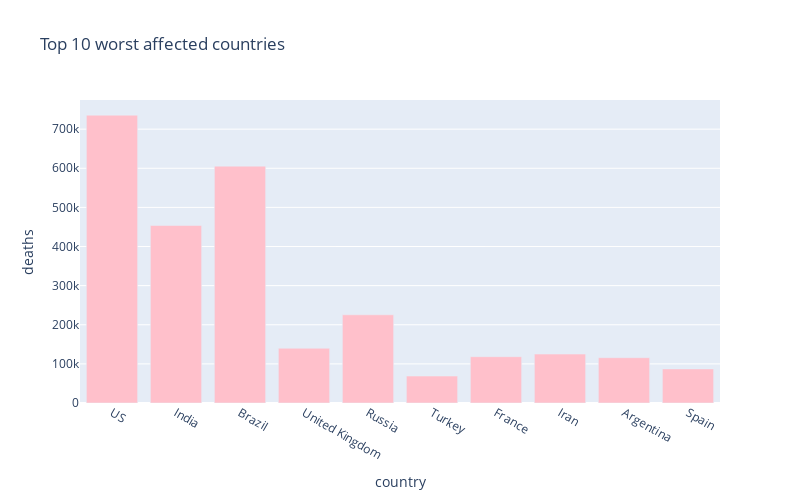

Notebook cell for this chart:
### Code cell
px.bar(
    sorted_country_df.head(10),
    x = "country",
    y = "deaths",
    title= "Top 10 worst affected countries", # the axis names
    color_discrete_sequence=["pink"], 
    height=500,
    width=800
)

### Figure 1 — Plotly figure (JSON) as saved in the notebook; plotly's stock layout.template omitted (floating-point values rounded to 4 significant figures)
{"data": [{"alignmentgroup": "True", "hovertemplate": "country=%{x}<br>deaths=%{y}<extra></extra>", "legendgroup": "", "marker": {"color": "pink", "pattern": {"shape": ""}}, "name": "", "offsetgroup": "", "orientation": "v", "showlegend": false, "textposition": "auto", "type": "bar", "x": ["US", "India", "Brazil", "United Kingdom", "Russia", "Turkey", "France", "Iran", "Argentina", "Spain"], "xaxis": "x", "y": [735800, 453708, 605457, 139878, 225417, 68917, 118396, 125052, 115823, 87132], "yaxis": "y"}], "layout": {"barmode": "relative", "height": 500, "legend": {"tracegroupgap": 0}, "title": {"text": "Top 10 worst affected countries"}, "width": 800, "xaxis": {"anchor": "y", "domain": [0, 1], "title": {"text": "country"}}, "yaxis": {"anchor": "x", "domain": [0, 1], "title": {"text": "deaths"}}}}
